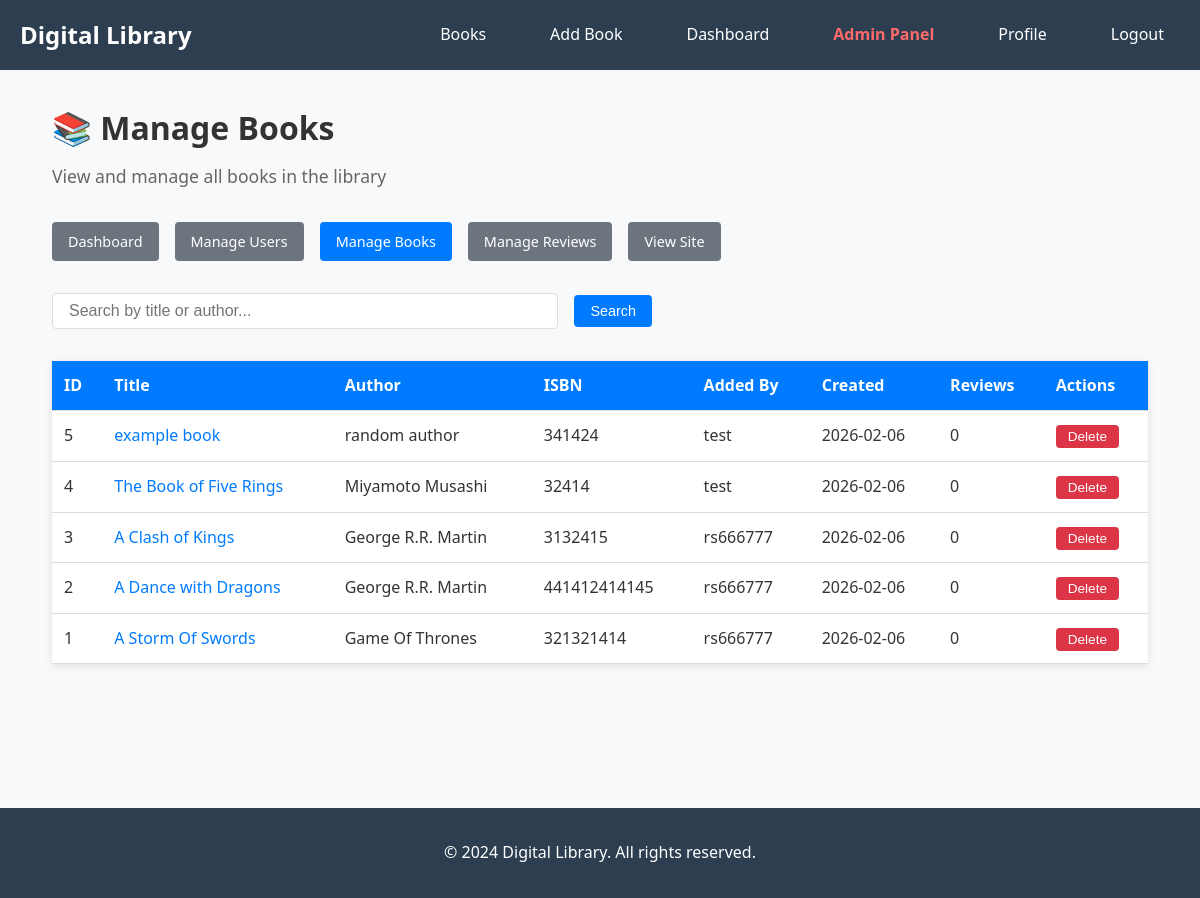
Before: /user/admin/books (signed in) with the older database file.
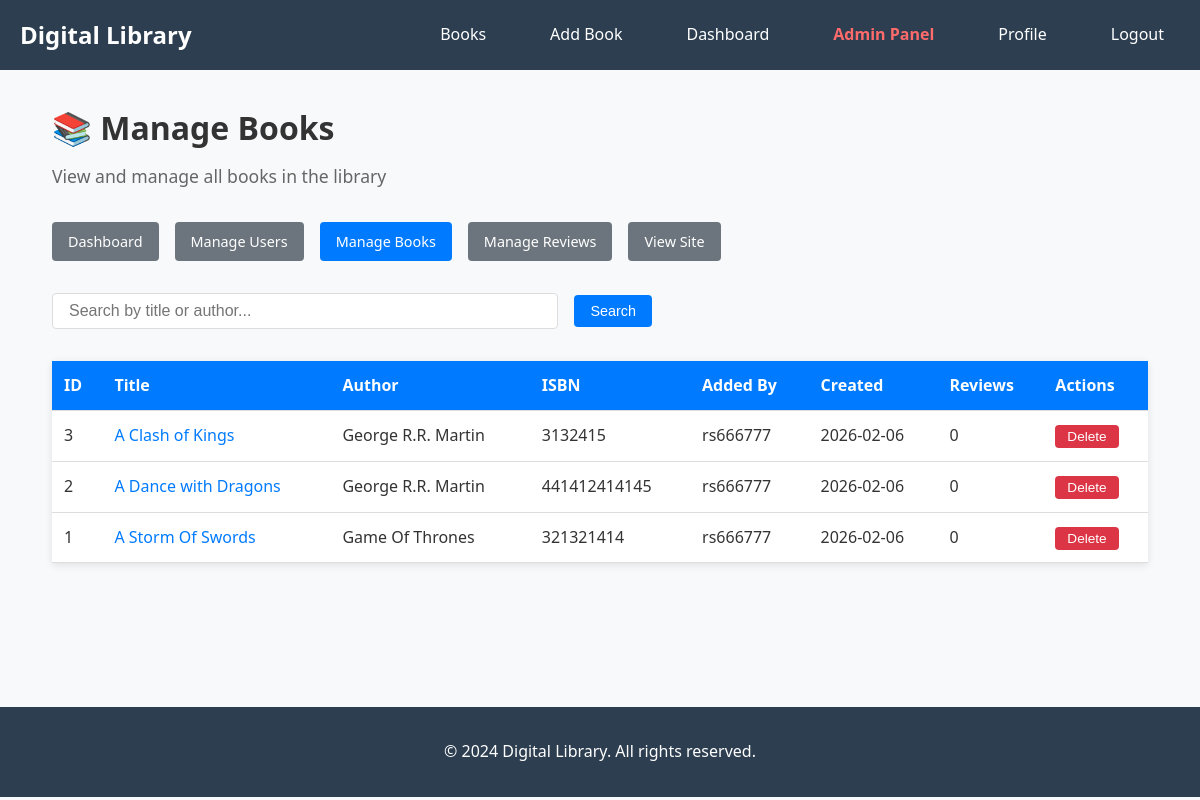
After: the same page with the newer database file.
### models.py (models this page shows, shortened)
class Book(db.Model):
    id = db.Column(db.Integer, primary_key=True)
    title = db.Column(db.String(200), nullable=False)
    author = db.Column(db.String(150), nullable=False)
    isbn = db.Column(db.String(13), unique=True)
    description = db.Column(db.Text)
    published_date = db.Column(db.Date)
    cover_image = db.Column(db.String(300))
    created_at = db.Column(db.DateTime, default=datetime.utcnow)
    submitted_by = db.Column(db.Integer, db.ForeignKey('user.id'), nullable=False)
    reviews = db.relationship('Review', backref='book', lazy=True, cascade='all, delete-orphan')
    submitter = db.relationship('User', backref='books_submitted', lazy=True)

class User(UserMixin, db.Model):
    id = db.Column(db.Integer, primary_key=True)
    username = db.Column(db.String(150), unique=True, nullable=False)
    email = db.Column(db.String(150), unique=True, nullable=False)
    password_hash = db.Column(db.String(150), nullable=False)
    role = db.Column(db.String(20), default='normal', nullable=False)  # 'normal' or 'admin'
    is_banned = db.Column(db.Boolean, default=False, nullable=False)
    created_at = db.Column(db.DateTime, default=datetime.utcnow)
    profile_picture = db.Column(db.String(300))
    bio = db.Column(db.Text)
    reviews = db.relationship('Review', backref='author', lazy=True)
    def is_admin(self):
        return self.role == 'admin'

### routes/admin_routes.py (the view, shortened to what this page needs)
@admin_bp.route("/user/admin/books")
@login_required
@admin_required
def manage_books():
    page = request.args.get('page', 1, type=int)
    search = request.args.get('search', '')
    query = Book.query
    books = query.order_by(Book.created_at.desc()).paginate(page=page, per_page=20)
    return render_template('admin/books.html', books=books, search=search)

### app.py (called while the page is built)
@login_manager.user_loader
def load_user(user_id):
    return User.query.get(int(user_id))

### routes/admin_routes.py (called while the page is built)
def admin_required(f):
    @wraps(f)
    def decorated_function(*args, **kwargs):
        if not current_user.is_authenticated or not current_user.is_admin():
            flash('You do not have permission to access this page.')
            return redirect(url_for('main.index'))
        return f(*args, **kwargs)
    return decorated_function

### templates/admin/books.html (shortened to what this page needs)
{% extends "base.html" %}
{% block content %}
<div class="admin-dashboard">
    <h1>📚 Manage Books</h1>
    <p class="welcome-message">View and manage all books in the library</p>
    <div class="admin-nav">
        <a href="{{ url_for('admin.admin_dashboard') }}" class="btn btn-secondary">Dashboard</a>
        <a href="{{ url_for('admin.manage_users') }}" class="btn btn-secondary">Manage Users</a>
        <a href="{{ url_for('admin.manage_books') }}" class="btn btn-primary">Manage Books</a>
        <a href="{{ url_for('admin.manage_reviews') }}" class="btn btn-secondary">Manage Reviews</a>
        <a href="{{ url_for('book.user_books') }}" class="btn btn-secondary">View Site</a>
    </div>
    <div class="search-section">
        <form method="GET" action="{{ url_for('admin.manage_books') }}" class="search-form">
            <input type="text" name="search" value="{{ search }}" placeholder="Search by title or author..." class="form-control">
            <button type="submit" class="btn btn-primary">Search</button>
        </form>
    </div>
    <div class="admin-section">
        {% if books.items %}
            <table class="admin-table">
                <thead>
                    <tr>
                        <th>ID</th>
                        <th>Title</th>
                        <th>Author</th>
                        <th>ISBN</th>
                        <th>Added By</th>
                        <th>Created</th>
                        <th>Reviews</th>
                        <th>Actions</th>
                    </tr>
                </thead>
                <tbody>
                    {% for book in books.items %}
                    <tr>
                        <td>{{ book.id }}</td>
                        <td>
                            <a href="{{ url_for('book.book_detail', book_id=book.id) }}" target="_blank">
                                {{ book.title }}
                            </a>
                        </td>
                        <td>{{ book.author }}</td>
                        <td>{{ book.isbn if book.isbn else 'N/A' }}</td>
                        <td>{{ book.submitter.username if book.submitter else 'Unknown' }}</td>
                        <td>{{ book.created_at.strftime('%Y-%m-%d') }}</td>
                        <td>{{ book.reviews|length }}</td>
                        <td>
                            <form method="POST" action="{{ url_for('admin.delete_book', book_id=book.id) }}" onsubmit="return confirm('Are you sure you want to delete this book? This will also delete all its reviews.');" style="display: inline;">
                                <button type="submit" class="btn btn-danger btn-sm">Delete</button>
                            </form>
                        </td>
                    </tr>
                    {% endfor %}
                </tbody>
            </table>
        {% else %}
            <p>No books found{% if search %} matching "{{ search }}"{% endif %}.</p>
        {% endif %}
    </div>
</div>
{% endblock %}

### templates/base.html (shortened to what this page needs)
<!DOCTYPE html>
<html lang="en">
<head>
    <link rel="stylesheet" href="{{ url_for('static', filename='css/style.css') }}">
</head>
<body>
    <nav>
        <div class="nav-container">
            <a href="{% if current_user.is_authenticated %}{{ url_for('main.user_welcome') }}{% else %}{{ url_for('main.index') }}{% endif %}" class="nav-brand">Digital Library</a>
            <ul class="nav-menu">
                {% if current_user.is_authenticated %}
                    <li><a href="{{ url_for('book.user_books') }}">Books</a></li>
                    <li><a href="{{ url_for('book.add_book') }}">Add Book</a></li>
                    <li><a href="{{ url_for('auth.dashboard') }}">Dashboard</a></li>
                    {% if current_user.is_admin() %}
                        <li><a href="{{ url_for('admin.admin_dashboard') }}" style="color: #ff6b6b; font-weight: bold;">Admin Panel</a></li>
                    {% endif %}
                    <li><a href="{{ url_for('auth.user_profile') }}">Profile</a></li>
                    <li><a href="{{ url_for('auth.user_logout') }}">Logout</a></li>
                {% else %}
                    <li><a href="{{ url_for('book.books') }}">Books</a></li>
                    <li><a href="{{ url_for('auth.login') }}">Login</a></li>
                    <li><a href="{{ url_for('auth.register') }}">Register</a></li>
                {% endif %}
            </ul>
        </div>
    </nav>
    <main class="container">
        {% block content %}{% endblock %}
    </main>
    <footer>
        <p>&copy; 2024 Digital Library. All rights reserved.</p>
    </footer>
</body>
</html>

### static/css/style.css (style rules this page uses)
* { margin: 0; padding: 0; box-sizing: border-box; }
body { font-family: 'Segoe UI', Tahoma, Geneva, Verdana, sans-serif; line-height: 1.6; color: #333; background-color: #f8f9fa; }
.container { max-width: 1200px; margin: 0 auto; padding: 0 20px; }
nav { background-color: #2c3e50; color: white; padding: 1rem 0; }
.nav-container { max-width: 1200px; margin: 0 auto; padding: 0 20px; display: flex; justify-content: space-between; align-items: center; }
.nav-brand { font-size: 1.5rem; font-weight: bold; color: white; text-decoration: none; }
.nav-menu { display: flex; list-style: none; gap: 2rem; }
.nav-menu a { color: white; text-decoration: none; padding: 0.5rem 1rem; border-radius: 4px; transition: background-color 0.3s; }
.btn { display: inline-block; padding: 0.5rem 1rem; text-decoration: none; border: none; border-radius: 4px; cursor: pointer; font-size: 1rem; transition: background-color 0.3s; }
.btn-primary { background-color: #3498db; color: white; }
.btn-secondary { background-color: #95a5a6; color: white; }
.btn-danger { background-color: #e74c3c; color: white; }
.search-form { display: flex; gap: 1rem; align-items: center; }
.search-form input { flex: 1; padding: 0.5rem; border: 1px solid #ddd; border-radius: 4px; }
footer { text-align: center; padding: 2rem 0; background-color: #2c3e50; color: white; margin-top: 4rem; }

### templates/admin/books.html (style rules this page uses)
.admin-dashboard { max-width: 1400px; margin: 0 auto; padding: 2rem; }
.admin-dashboard h1 { margin-bottom: 0.5rem; }
.welcome-message { color: #666; margin-bottom: 2rem; font-size: 1.1rem; }
.admin-nav { margin-bottom: 2rem; display: flex; gap: 1rem; flex-wrap: wrap; }
.search-section { margin-bottom: 2rem; }
.search-form { display: flex; gap: 1rem; max-width: 600px; }
.search-form .form-control { flex: 1; padding: 0.5rem 1rem; border: 1px solid #ddd; border-radius: 4px; font-size: 1rem; }
.admin-section { margin-bottom: 3rem; }
.admin-table { width: 100%; border-collapse: collapse; background: white; box-shadow: 0 2px 8px rgba(0,0,0,0.1); }
.admin-table th, .admin-table td { padding: 0.75rem; text-align: left; border-bottom: 1px solid #ddd; }
.admin-table th { background: #007bff; color: white; font-weight: 600; }
.admin-table a { color: #007bff; text-decoration: none; }
.btn { padding: 0.5rem 1rem; border: none; border-radius: 4px; cursor: pointer; text-decoration: none; display: inline-block; font-size: 0.9rem; transition: background 0.3s; }
.btn-primary { background: #007bff; color: white; }
.btn-secondary { background: #6c757d; color: white; }
.btn-danger { background: #dc3545; color: white; }
.btn-sm { padding: 0.25rem 0.75rem; font-size: 0.85rem; }

Changed rows visible on the page:
removed Book: id "5", title "example book", author "random author", isbn "341424", submitter "test", created_at "2026-02-06", reviews|length "0"
removed Book: id "4", title "The Book of Five Rings", author "Miyamoto Musashi", isbn "32414", submitter "test", created_at "2026-02-06", reviews|length "0"
